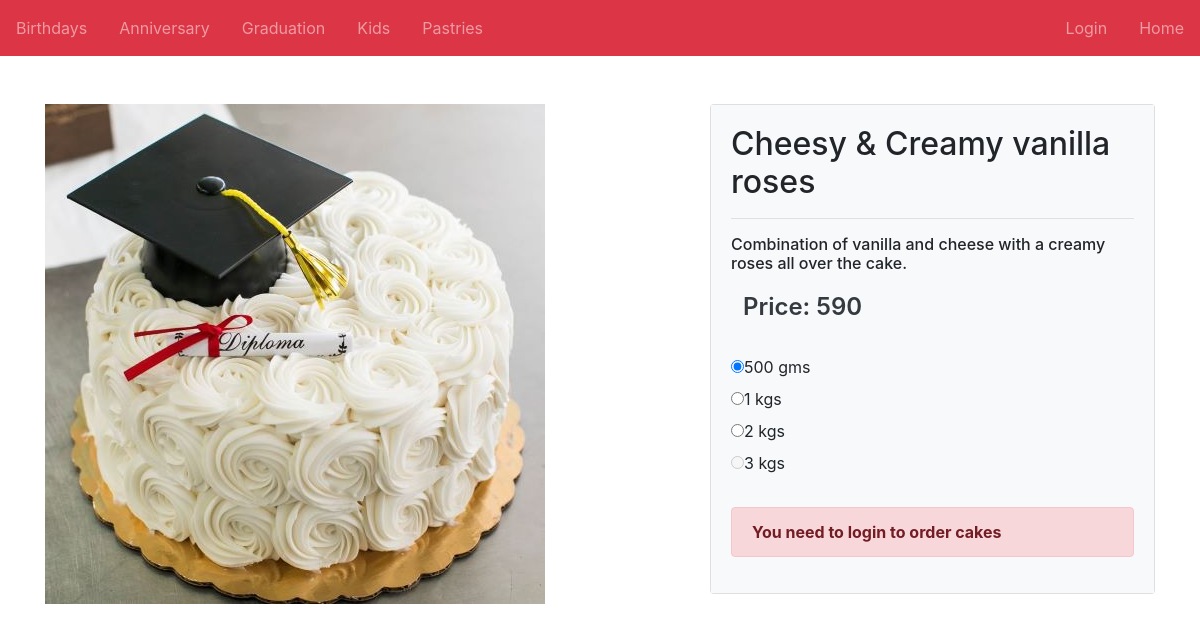
The page /graduation/graddetail/19 on the database its author committed.
### homepage/models.py (models this page shows)
class Cakeitem(models.Model):
    user=ForeignKey(User, on_delete=models.CASCADE)
    brand=models.CharField(max_length=20,default="None")
    name=models.CharField(max_length=30, default="None")
    category=models.CharField(max_length=10)
    cimg=models.ImageField(null=True,blank=True,upload_to='images/')
    price500=models.IntegerField(null=True,blank=True)
    price1=models.IntegerField(null=True,blank=True,default=None)
    price2=models.IntegerField(null=True,blank=True,default=None)
    price3=models.IntegerField(null=True,blank=True,default=None)
    des=models.CharField(max_length=100,default="None")

### graduation/views.py (the view)
# urls.py: path('graddetail/<pid>', views.GraddetView.as_view(), name="graddetail")
class GraddetView(View):
    def get(self, request, pid):
        bprod=Cakeitem.objects.get(id=pid)
        return render(request,'graduationdet.html',{'bprod': bprod})

### templates/graduationdet.html (shortened to what this page needs)
<!DOCTYPE html>
{% load static %}
<html lang="en">
<head>
  <link rel="stylesheet" href="{% static 'css/homepage.css' %}" />
  <link rel="stylesheet" href="https://maxcdn.bootstrapcdn.com/bootstrap/4.5.2/css/bootstrap.min.css">
</head>
<body>
    <nav class="navbar navbar-expand-md bg-danger navbar-dark p-0">
        <div class="collapse navbar-collapse" id="collapsibleNavbar2">
          <ul class="navbar-nav">
            <li class="nav-item  p-2">
              <a class="nav-link" href="/birthdays">Birthdays</a>
            </li>
            <li class="nav-item p-2">
              <a class="nav-link" href="/anniversary">Anniversary</a>
            </li>
            <li class="nav-item p-2">
              <a class="nav-link" href="/graduation">Graduation</a>
            </li>
            <li class="nav-item p-2">
              <a class="nav-link" href="/kids">Kids</a>
            </li>
            <li class="nav-item p-2">
              <a class="nav-link" href="/pastries">Pastries</a>
            </li>
          </ul>
          <ul class="navbar-nav ml-auto">
            {% if request.user.is_authenticated %}
            <li class="nav-item active p-2">
              <a class="nav-link" href="#">Welcome {{request.user}}</a>
            </li>
            <li class="nav-item p-2">
              <a class="nav-link" href="/cart">Cart</a>
            </li>
            <li class="nav-item p-2">
              <a class="nav-link" href="{% url 'logout' %}">Logout</a>
            </li>
            {% else %}
            <li class="nav-item p-2">
              <a class="nav-link" href="/custlogin">Login</a>
            </li>
            {% endif %}
            <li class="nav-item p-2">
              <a class="nav-link" href="/">Home</a>
            </li>
          </ul>
        </div>
    </nav>
    <br><br>
    <div class="container">
        <div class="row justify-content-sm-center">
            <div class="col-sm-7 mb-2">
                <img src="{{bprod.cimg.url}}" alt="bimg" class="img-fluid">
            </div>
            <div class="col-sm-5">
            <div class="card">
                <div class="card-body bg-light">
                <h2>{{bprod.name}}</h2>
                <hr>
                <h6>{{bprod.des}}</h6>
                {% if bprod.price500 != None %}
                <input type="text" id="price" style="display: inline; border:none; font-weight: 600; font-size: 24px;" value="Price: {{bprod.price500}}" class="bg-light text-dark form-control" readonly>
                {% elif bprod.price1 != None %}
                <input type="text" id="price" style="display: inline; border:none; font-weight: 600; font-size: 24px;" value="Price: {{bprod.price1}}" class="bg-light text-dark form-control" readonly>
                {% elif bprod.price2 != None %}
                <input type="text" id="price" style="display: inline; border:none; font-weight: 600; font-size: 24px;" value="Price: {{bprod.price2}}" class="bg-light text-dark form-control" readonly>
                {% elif bprod.price3 != None %}
                <input type="text" id="price" style="display: inline; border:none; font-weight: 600; font-size: 24px;" value="Price: {{bprod.price3}}" class="bg-light text-dark form-control" readonly>
                {% endif %}
                <br><br>
                    {% if bprod.price500 == None %}
                        <div class="radio">
                            <label><input type="radio" name="optradio" id="radio1" disabled>500 gms</label>
                        </div>
                    {% else %}
                        <div class="radio">
                            <label><input type="radio" name="optradio" id="radio1" checked>500 gms</label>
                        </div>
                    {% endif %}
                    {% if bprod.price1 == None %}
                        <div class="radio">
                            <label><input type="radio" name="optradio" id="radio2" disabled>1 kgs</label>
                        </div>
                    {% elif bprod.price500 == None and bprod.price1 != None  %}
                        <div class="radio">
                            <label><input type="radio" name="optradio" id="radio2" checked>1 kgs</label>
                        </div>
                    {% else %}
                        <div class="radio">
                            <label><input type="radio" name="optradio" id="radio2" >1 kgs</label>
                        </div>
                    {% endif %}
                    {% if bprod.price2 == None %}
                        <div class="radio">
                            <label><input type="radio" name="optradio" id="radio3" disabled>2 kgs</label>
                        </div>
                    {% elif bprod.price500 == None and bprod.price1 == None and bprod.price2 != None %}
                        <div class="radio">
                            <label><input type="radio" name="optradio" id="radio3" checked>2 kgs</label>
                        </div>
                    {% else %}
                        <div class="radio">
                            <label><input type="radio" name="optradio" id="radio3" >2 kgs</label>
                        </div>
                    {% endif %}
                    {% if bprod.price3 == None %}
                        <div class="radio">
                            <label><input type="radio" name="optradio" id="radio4" disabled>3 kgs</label>
                        </div>
                    {% elif bprod.price500 == None and bprod.price1 == None and bprod.price2 == None and bprod.price3 != None %}
                        <div class="radio">
                            <label><input type="radio" name="optradio" id="radio4" checked>3 kgs</label>
                        </div>
                    {% else %}
                        <div class="radio">
                            <label><input type="radio" name="optradio" id="radio4" >3 kgs</label>
                        </div>
                    {% endif %}
                <br>
                {% if request.user.is_authenticated %}
                <form action="/cart/addcart" class="d-inline">
                  <input type="hidden" value="{{bprod.id}}" name="prod_id" id="prod_id">
                    {% if bprod.price500 != None %}
                        <input type="hidden" value="500" name="kg" id="kg">
                    {% elif bprod.price500 == None and bprod.price1 != None %}
                        <input type="hidden" value="1" name="kg" id="kg">
                    {% elif bprod.price500 == None and bprod.price1 == None and bprod.price2 != None %}
                        <input type="hidden" value="2" name="kg" id="kg">
                    {% elif bprod.price500 == None and bprod.price1 == None and bprod.price2 == None and bprod.price3 != None %}
                        <input type="hidden" value="3" name="kg" id="kg">
                    {% endif %}
                    <button class="btn btn-danger" type="submit" style="display: inline;">Add to cart</button>
                </form>
                <form action="/payment/paymentin" class="d-inline">
                    <input type="hidden" value="{{bprod.id}}" name="prod_id" id="prod_id">
                    {% if bprod.price500 != None %}
                        <input type="hidden" value="500" name="kg" id="kg2">
                    {% elif bprod.price500 == None and bprod.price1 != None %}
                        <input type="hidden" value="1" name="kg" id="kg2">
                    {% elif bprod.price500 == None and bprod.price1 == None and bprod.price2 != None %}
                        <input type="hidden" value="2" name="kg" id="kg2">
                    {% elif bprod.price500 == None and bprod.price1 == None and bprod.price2 == None and bprod.price3 != None %}
                        <input type="hidden" value="3" name="kg" id="kg2">
                    {% endif %}
                    <input class="btn btn-danger" type="submit" value="Order Now" style="display: inline;">
                </form>
                {% else %}
                <div class="alert alert-danger">
                    <strong>You need to login to order cakes</strong>
                </div>
                {% endif %}
                </div>
            </div>
            </div>
        </div>
    </div>
</body>
</html>

### rows shown on the page
Cakeitem: cimg (picture), name "Cheesy & Creamy vanilla roses", des "Combination of vanilla and cheese with a creamy roses all over the cake.", price500 "Price: 590"
